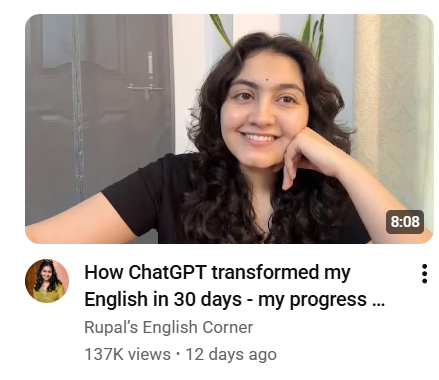
#> input picture images/Screenshot 2025-10-24 210307.png, 439 x 380 px, found by its file name
$ python edge_detection.py
#> lines starting #> are read from the running program, lines starting #| are printed output that depends on the picture; after the words box and inside, x2 and y2 are one past the last pixel; in counts of white or black regions, pixels touching at a corner belong together
import cv2
import matplotlib.pyplot as plt
img = cv2.imread("C:/Users/thesu/Downloads/JAN TERM 2026/Mission adobe/computer-vision-basics/images/Screenshot 2025-10-24 210307.png")
#> img is the input picture: shape (380, 439, 3); mean B, G, R 169.8, 175.8, 184.8
if img is None:
    print("Images not found.")
    exit()
gray = cv2.cvtColor(img, cv2.COLOR_BGR2GRAY)
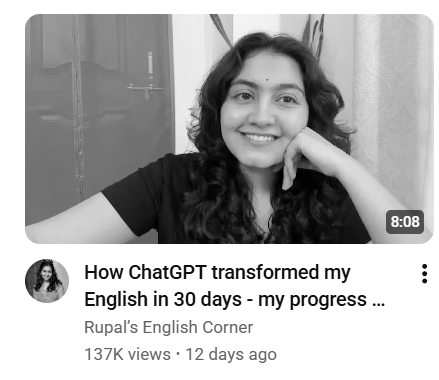
#> gray: shape (380, 439); min 0, max 255, mean 177.8
blur = cv2.GaussianBlur(gray, (5,5), 0)
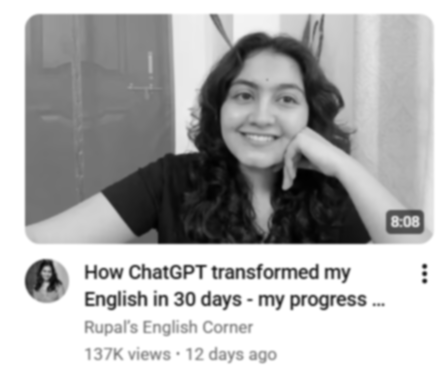
#> blur: shape (380, 439); min 1, max 255, mean 177.8
edges = cv2.Canny(blur, 100, 200)
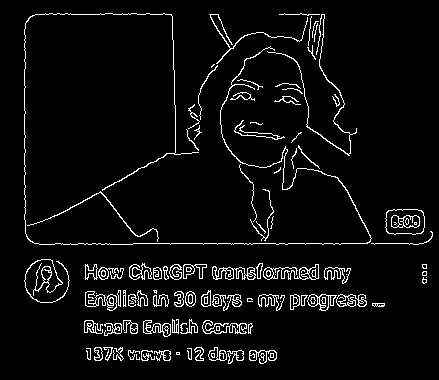
#> edges: shape (380, 439); 5.1% white in thin lines or dots, all inside (x1, y1, x2, y2) = (24, 13, 433, 364)
plt.figure(figsize = (10,5))
plt.subplot(1,2,1)
#> (the run stopped early here; a loop or call above may not have finished)

$ run again, with images/Screenshot 2025-11-05 202100.png copied over images/Screenshot 2025-10-24 210307.png
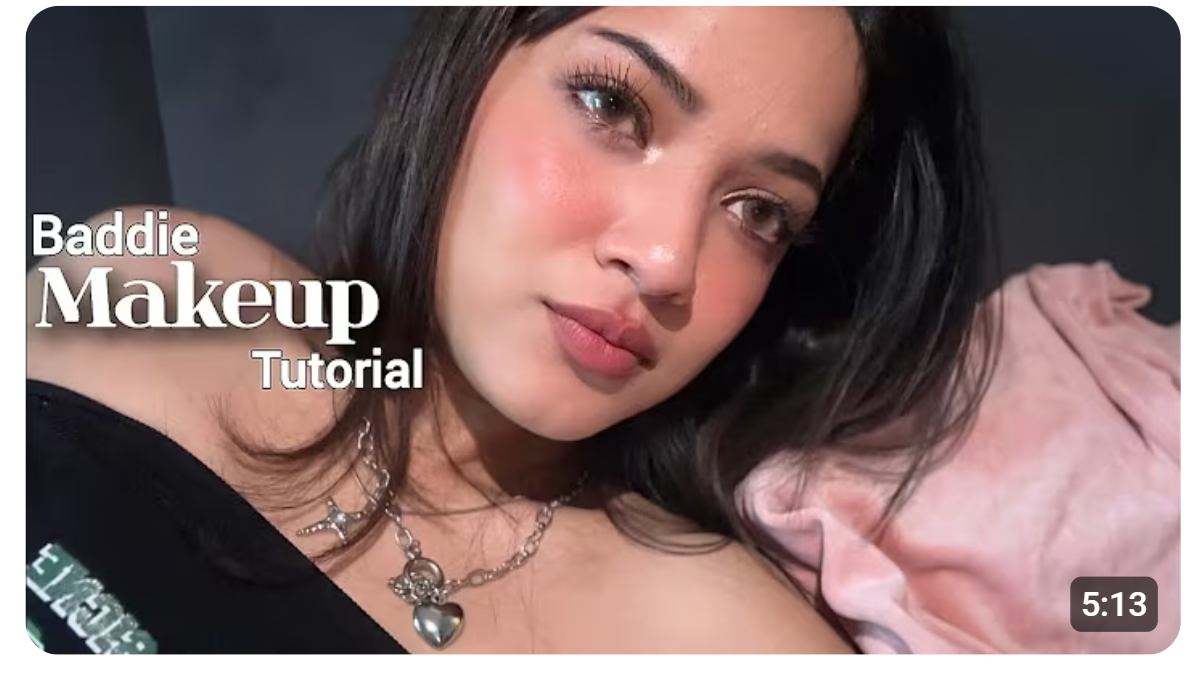
#> input picture images/Screenshot 2025-11-05 202100.png, 1196 x 683 px, found by its file name
#> img is the input picture: shape (683, 1196, 3); mean B, G, R 106, 107.3, 131.5
#> `gray = cv2.cvtColor(img, cv2.COLOR_BGR2GRAY)`:
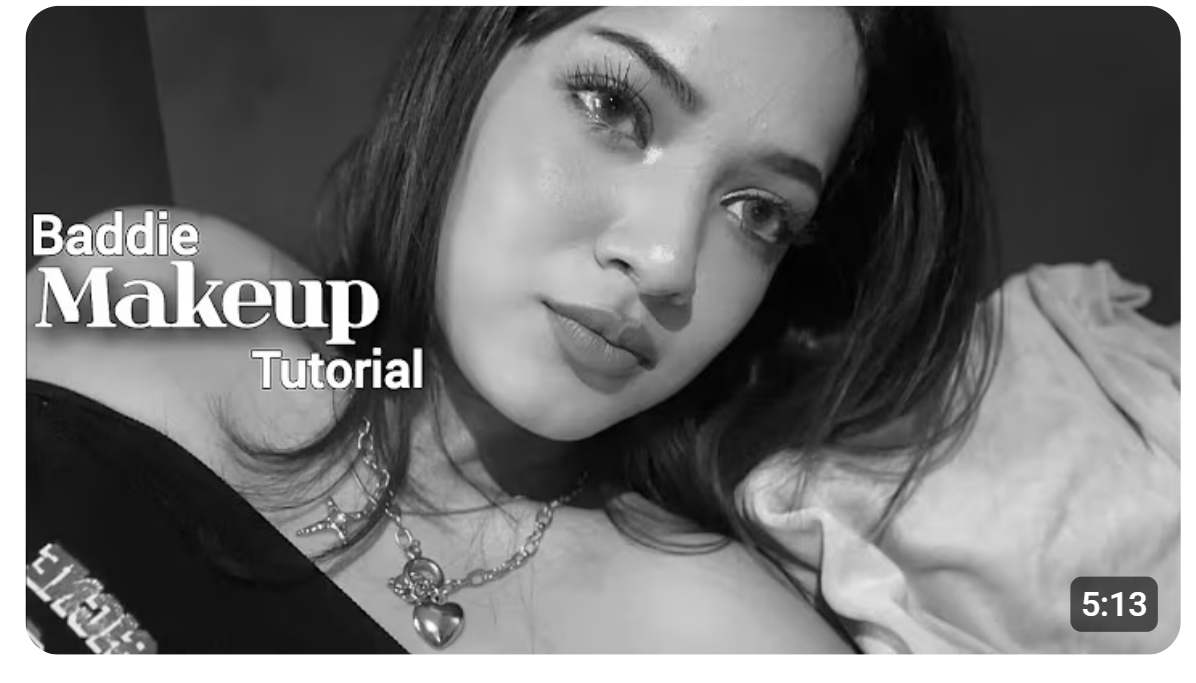
#> gray: shape (683, 1196); min 0, max 255, mean 114.4
#> `edges = cv2.Canny(blur, 100, 200)`:
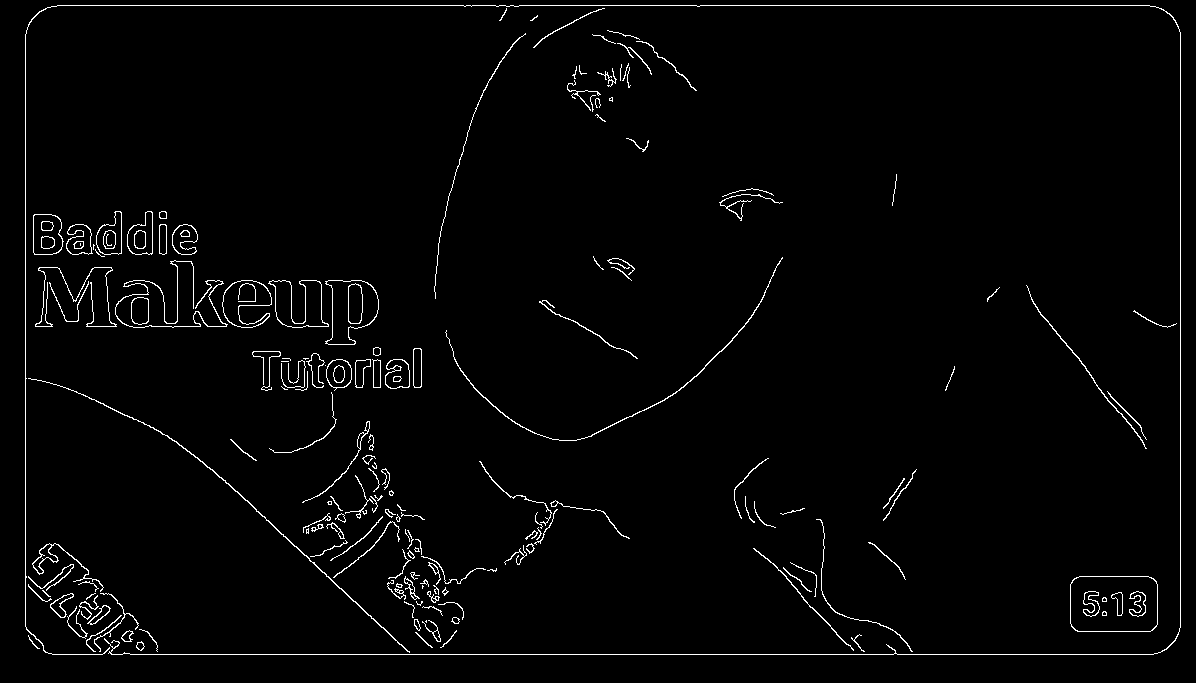
#> edges: shape (683, 1196); 2.1% white in thin lines or dots

$ run again, with images/Screenshot 2025-12-01 224117.png copied over images/Screenshot 2025-10-24 210307.png
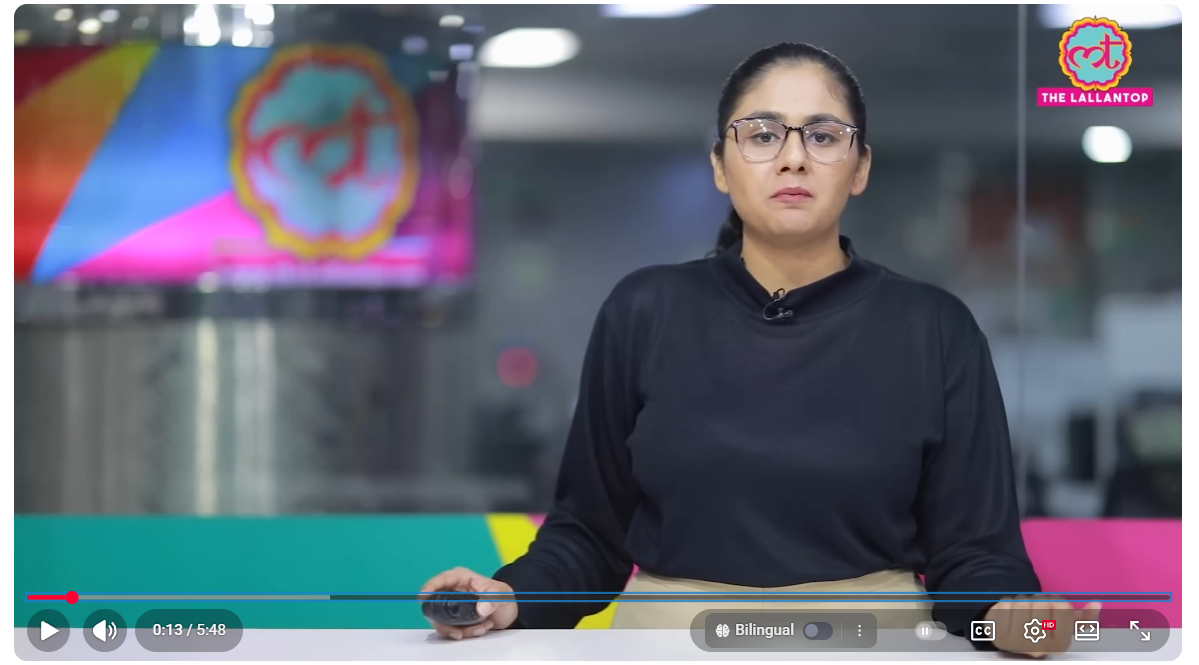
#> input picture images/Screenshot 2025-12-01 224117.png, 1199 x 665 px, found by its file name
#> img is the input picture: shape (665, 1199, 3); mean B, G, R 115.2, 103.1, 98.6
#> `gray = cv2.cvtColor(img, cv2.COLOR_BGR2GRAY)`:
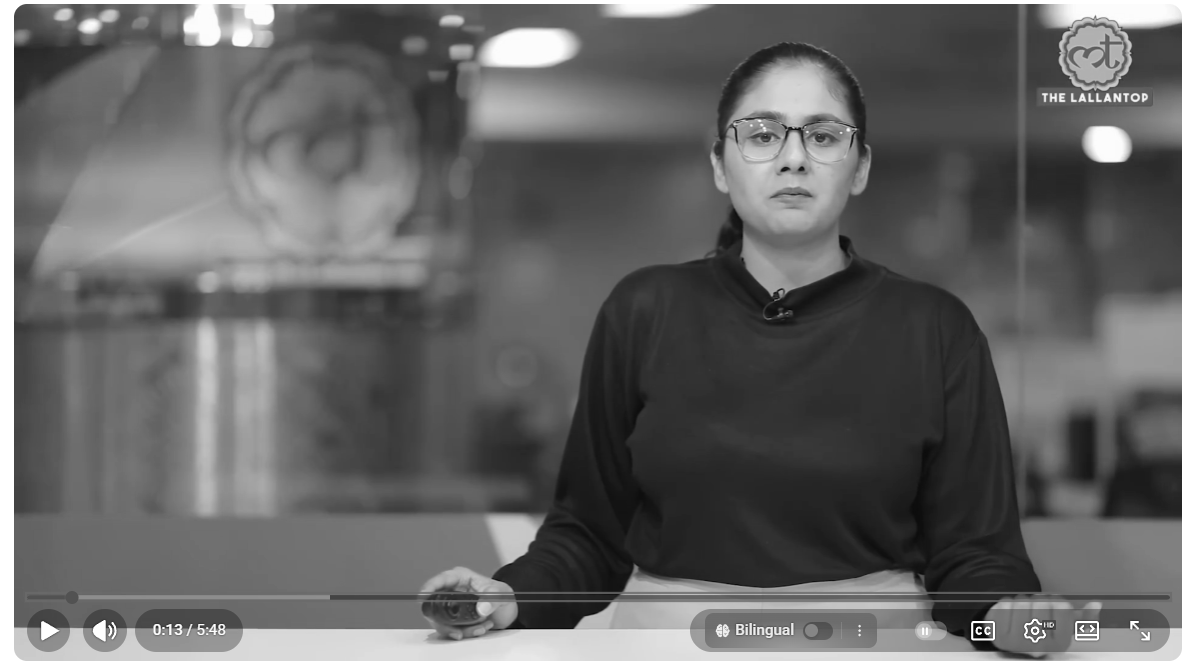
#> gray: shape (665, 1199); min 3, max 255, mean 103.2
#> `edges = cv2.Canny(blur, 100, 200)`:
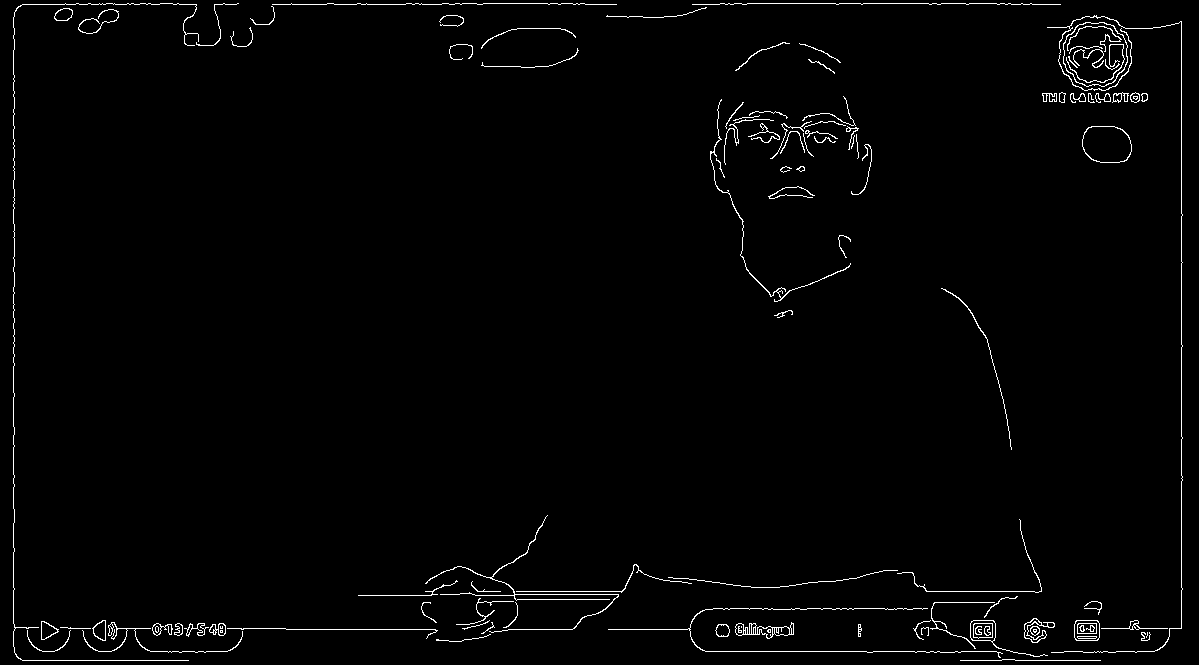
#> edges: shape (665, 1199); 1.6% white in thin lines or dots
